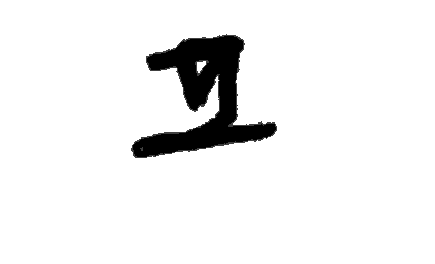
#> input picture dataset/train/ii/ab3826c8-ce5d-11eb-b317-38f9d35ea60f.png, 435 x 264 px; its folder holds 3 pictures in this run
$ python Image_Classification_MLP.py
#> lines starting #> are read from the running program, lines starting #| are printed output that depends on the picture; after the words box and inside, x2 and y2 are one past the last pixel; in counts of white or black regions, pixels touching at a corner belong together
import os
import cv2
import numpy as np
from skimage import feature
from skimage.morphology import skeletonize
from skimage.transform import resize
from sklearn.neural_network import MLPClassifier


def extract_feature(image_path):
    img = cv2.imread(image_path, cv2.IMREAD_GRAYSCALE)
#> img is the input picture: shape (264, 435); min 0, max 255, mean 238.5
    features_list = []

    # invert image colors
    for i, row in enumerate(img):
        for j, col in enumerate(row):
            # if partially white
            if col > 240:
                # make it dark black
                img[i][j] = 0
            # if partially black
            else:
                # make it completely white
                img[i][j] = 255
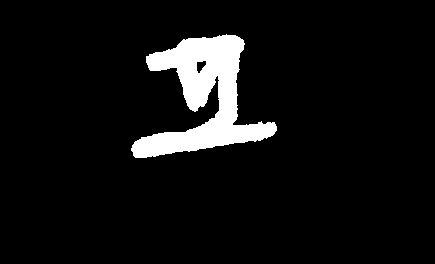
#> img: shape (264, 435); 6.7% white; 1 white region, box (x1, y1, x2, y2) and area: (131, 34, 277, 158) 7679

    # Skeletonize
    skeleton = skeletonize(img, method='lee')
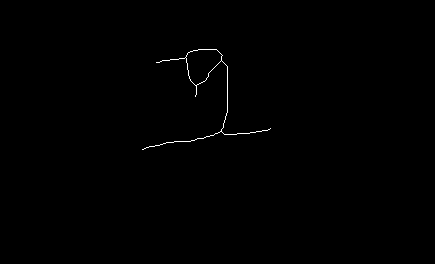
#> skeleton: shape (264, 435) bool; 0.3% white in thin lines or dots, all inside (x1, y1, x2, y2) = (142, 49, 271, 150)

    # Resize - Reshape: N x M -> N x N image
    resized_skeleton = resize(skeleton, (200, 200), order=1, anti_aliasing=False)

    # HoG Feature Detection
    hog_features, output = feature.hog(resized_skeleton, orientations=9, pixels_per_cell=(17, 17),
                                               cells_per_block=(2, 2), visualize=True, channel_axis=None)
    # Add HoG features
    features_list.append(hog_features)

    return hog_features


# dataset paths and total classes
training_path = './dataset/train/'
validation_path = './dataset/val/'
classes = os.listdir(training_path)


def process_images(path, classes):
    images = []
    labels = []
    count = 0

    for class_name in classes:
        dir_path = path + str(class_name)
        filenames = [img_name for img_name in os.listdir(dir_path)]
        print("len files: ", len(filenames))

        for filename in filenames:
            image_path = dir_path + '/' + filename
            # OpenCV can't resize broken images
            try:
                img = extract_feature(image_path)
            # if broken image, just bypass
            except Exception as e:
                print(str(e))
                continue
            count += 1
            print("Image Processed: ", count)
            img = np.array(img)
            images.append(img)
            labels.append(class_name)
#> pass 2 of the loop in process_images, `for class_name in classes:`:
#> dir_path = './dataset/train/iii'
#> filenames = ['b043802c-ce5d-11eb-b317-38f9d35ea60f.png']
#| len files:  1
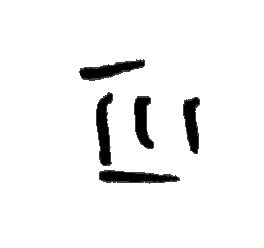
#> input picture dataset/train/iii/b043802c-ce5d-11eb-b317-38f9d35ea60f.png, 264 x 248 px
#> in extract_feature, img is the input picture: shape (248, 264); min 0, max 255, mean 241.5
#> after the loop in extract_feature (call 4), `for i, row in enumerate(img):`:
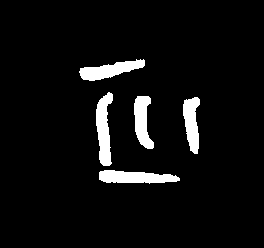
#> img: shape (248, 264); 5.7% white; 5 white regions, box (x1, y1, x2, y2) and area: (96, 92, 113, 166) 816, (99, 170, 180, 184) 808, (79, 59, 145, 81) 749, (134, 96, 154, 149) 672, (183, 97, 200, 154) 659
#> in extract_feature (call 4), `skeleton = skeletonize(img, method='lee')`:
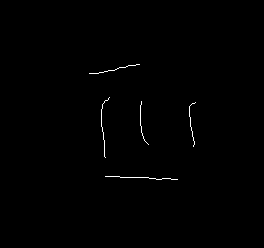
#> skeleton: shape (248, 264) bool; 0.42% white in thin lines or dots, all inside (x1, y1, x2, y2) = (89, 64, 196, 180)

    return images, labels


# Process Training Data
X_train, y_train = process_images(training_path, classes)

# Train Model
cls_model = MLPClassifier(hidden_layer_sizes=(50), activation='logistic', random_state=10)
print("----------------- Model Training Started -----------------")
#> (the run stopped early here; a loop or call above may not have finished)
